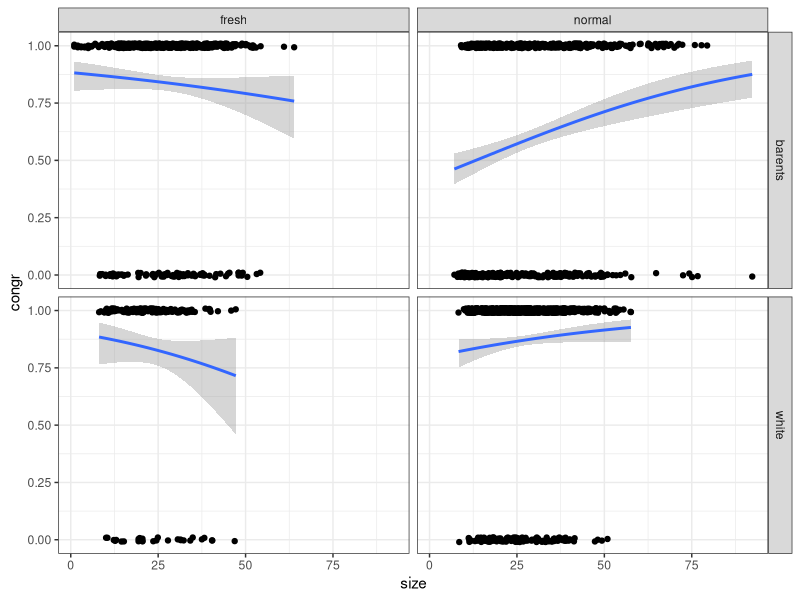
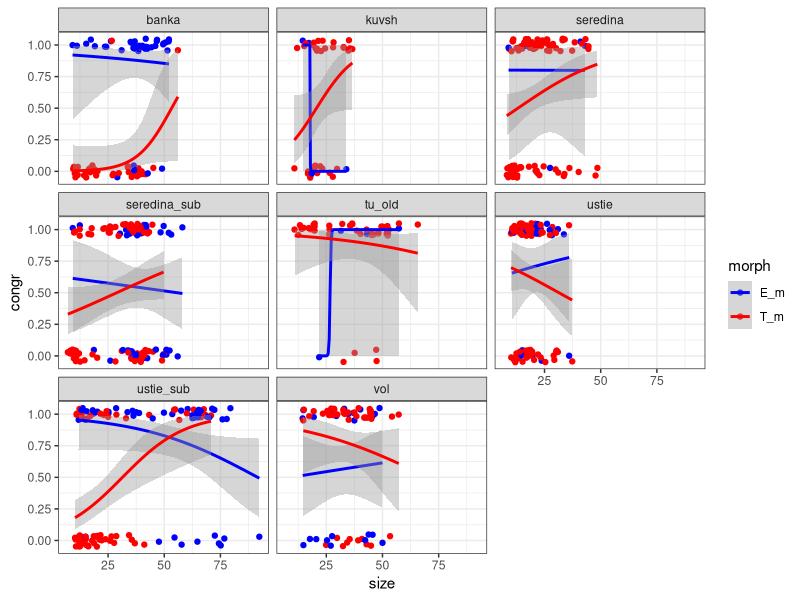
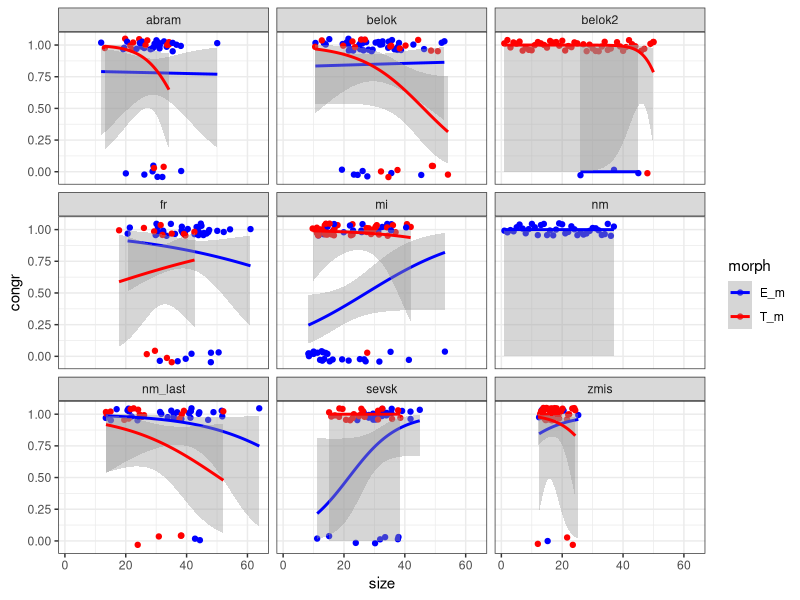
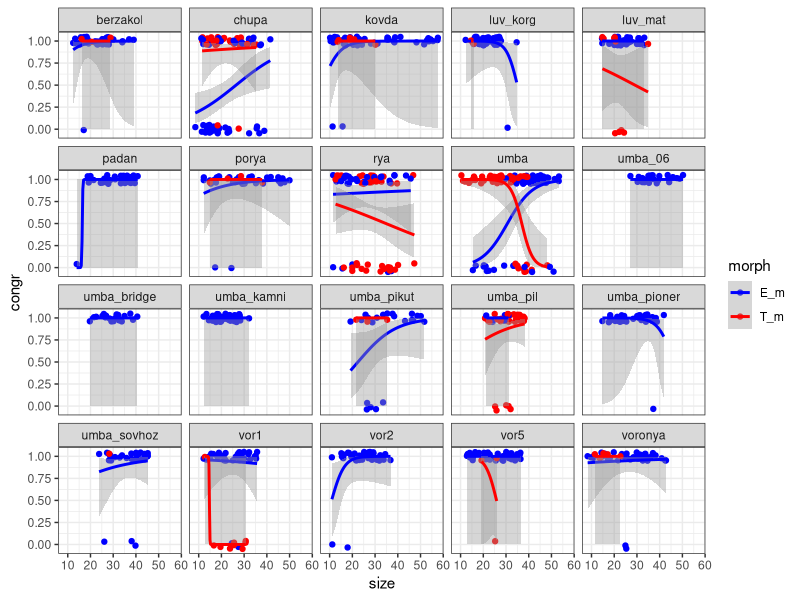
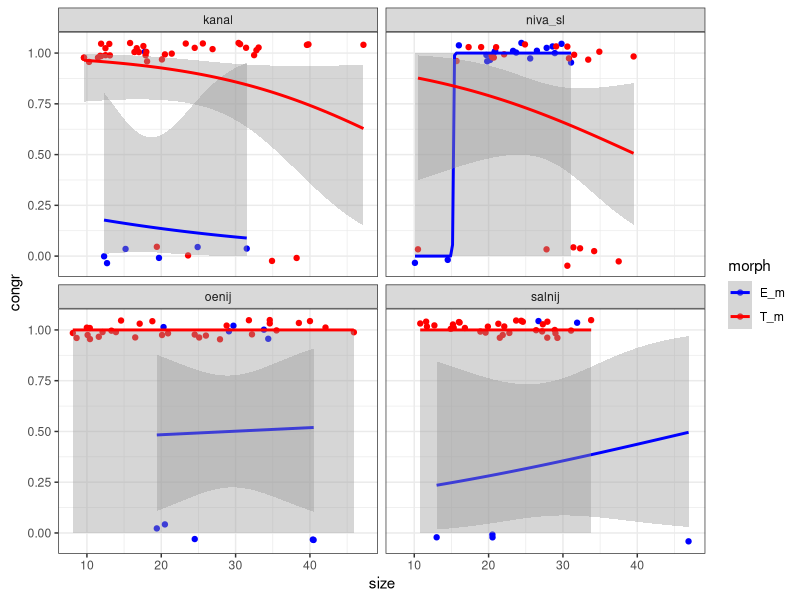

The R source for these figures, in order:
## ---- chunk 1
knitr::opts_chunk$set(echo = FALSE, message = FALSE, warning = FALSE)
## ---- chunk 2

library(ggplot2)
library(doBy)
theme_set(theme_bw())

myt <- read.table("data_salinity3.csv", header = T, sep = ";")

# unique(myt$pop)

# myt <- myt[!(myt$pop %in% c("kuvsh", "banka")), ] #Удаляем kuvsh по просьбе ППС и banka по аналогии




myt$Sp [myt$str > 0.5] <- "M.trossulus" #Лучше обозначать так!
myt$Sp [myt$str <= 0.5] <- "M.edulis"
myt$Sp <- factor(myt$Sp)


myt$sal_place <- factor(myt$sal_place)

# str(myt$sal_place)


myt$Sp [myt$str > 0.5] <- "M.trossulus" #Лучше обозначать так!
myt$Sp [myt$str <= 0.5] <- "M.edulis"
myt$Sp <- factor(myt$Sp)

# Оставляем только мидий, у которых есть оценка морфотипа
myt2 <- myt[!is.na(myt$ind), ]


# Вводим обозначения для морфотипов
myt2$morph <- ifelse(myt2$ind == 1, "T_m", "E_m")
myt2$morph <- factor(myt2$morph)

#Оставляем только данные, на основе, которых строится модель
myt3 <- myt2[myt2$dataset == "testing", ]
myt2 <- myt2[myt2$dataset == "training", ]


myt2$congr <- ifelse((myt2$ind == 1 & myt2$Sp == "M.trossulus") | (myt2$ind == 0 & myt2$Sp == "M.edulis"), 1, 0   )


# Частота M.trossulus в популяции, вычисленная как срденее значение structure
freq_MT <- summaryBy( str ~ pop, data = myt2)
names(freq_MT) <- c("pop", "freq_MT")

myt2 <- merge(myt2, freq_MT)

myt2$Sp2 <- ifelse(myt2$Sp == "M.trossulus", 1, 0)

myt2$Location <- paste(myt2$sea,"_", myt2$sal_place, sep = "") #Перемменная для кодирования четырех выделов

myt3$Location <- paste(myt3$sea,"_", myt3$sal_place, sep = "") #Перемменная для кодирования четырех выделов


# переменная congr - это событие правильного определения 1 если T-морфотип совпадает с MT и E-морфотип совпадает с ME, 0 - если не свопадает

myt2$congr <- ifelse((myt2$ind == 1 & myt2$Sp == "M.trossulus") | (myt2$ind == 0 & myt2$Sp == "M.edulis"), 1, 0   )


## Убираем данные testing

myt2 <- myt2[!(myt2$dataset %in% c("testing")), ]

# names(myt2)

# Mod_congr_L <- glmer(congr ~ morph * freq_MT*sea*sal_place +  (1 + size | pop), data = myt2, family = binomial(link = "logit"), control=glmerControl(optimizer="bobyqa",optCtrl=list(maxfun=2e5)))
# 
# Mod_congr_L_rs <- glmer(congr ~ morph * freq_MT*sea*sal_place + size + (1 + size | pop), data = myt2, family = binomial(link = "logit"), control=glmerControl(optimizer="bobyqa",optCtrl=list(maxfun=2e5)))

## ---- chunk 3
ggplot(myt2, aes(x = size, y = congr))+ geom_point(position = position_jitter(height = 0.01)) + geom_smooth(method = "glm", method.args= list(family = "binomial")) + facet_grid(sea~sal_place)



## ---- chunk 4
ggplot(myt2[myt2$Location == "barents_normal", ], aes(x = size, y = congr, color = morph)) + geom_point(position = position_jitter(height = 0.05))+ geom_smooth(method = "glm", method.args= list(family = "binomial")) + facet_wrap(~pop) + scale_color_manual(values = c("blue","red"))

## ---- chunk 5

ggplot(myt2[myt2$Location == "barents_fresh", ], aes(x = size, y = congr, color = morph))+ geom_point(position = position_jitter(height = 0.05)) + geom_smooth(method = "glm", method.args= list(family = "binomial")) + facet_wrap(~pop) + scale_color_manual(values = c("blue","red"))



## ---- chunk 6

ggplot(myt2[myt2$Location == "white_normal", ], aes(x = size, y = congr, color = morph)) + geom_point(position = position_jitter(height = 0.05))+ geom_smooth(method = "glm", method.args= list(family = "binomial")) + facet_wrap(~pop) + scale_color_manual(values = c("blue","red"))



## ---- chunk 7
ggplot(myt2[myt2$Location == "white_fresh", ], aes(x = size, y = congr, color = morph)) + geom_point(position = position_jitter(height = 0.05))+ geom_smooth(method = "glm", method.args= list(family = "binomial")) + facet_wrap(~pop) + scale_color_manual(values = c("blue","red"))
